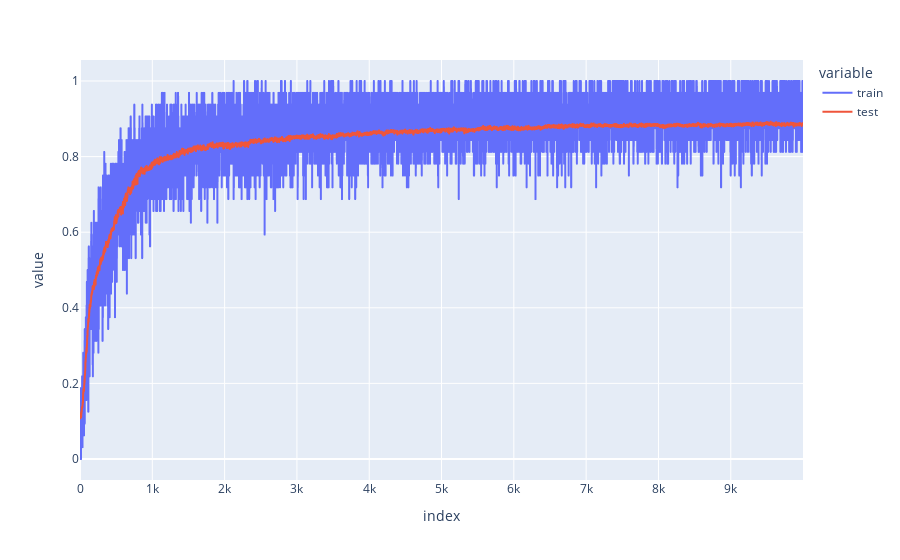

Notebook code for this chart:
### Code cell
px.line(accuracies)

### Figure 1 — Plotly figure (JSON) as saved in the notebook; plotly's stock layout.template omitted (floating-point values rounded to 4 significant figures; data arrays with more than 128 entries replaced by an {"elided": "..."} marker saying what was removed)
{"data": [{"hovertemplate": "variable=train<br>index=%{x}<br>value=%{y}<extra></extra>", "legendgroup": "train", "line": {"color": "#636efa", "dash": "solid"}, "marker": {"symbol": "circle"}, "mode": "lines", "name": "train", "showlegend": true, "type": "scattergl", "x": {"elided": "10000 int values"}, "xaxis": "x", "y": {"elided": "10000 float values"}, "yaxis": "y"}, {"hovertemplate": "variable=test<br>index=%{x}<br>value=%{y}<extra></extra>", "legendgroup": "test", "line": {"color": "#EF553B", "dash": "solid"}, "marker": {"symbol": "circle"}, "mode": "lines", "name": "test", "showlegend": true, "type": "scattergl", "x": {"elided": "10000 int values"}, "xaxis": "x", "y": {"elided": "10000 float values"}, "yaxis": "y"}], "layout": {"legend": {"title": {"text": "variable"}, "tracegroupgap": 0}, "margin": {"t": 60}, "xaxis": {"anchor": "y", "domain": [0, 1], "title": {"text": "index"}}, "yaxis": {"anchor": "x", "domain": [0, 1], "title": {"text": "value"}}}}
